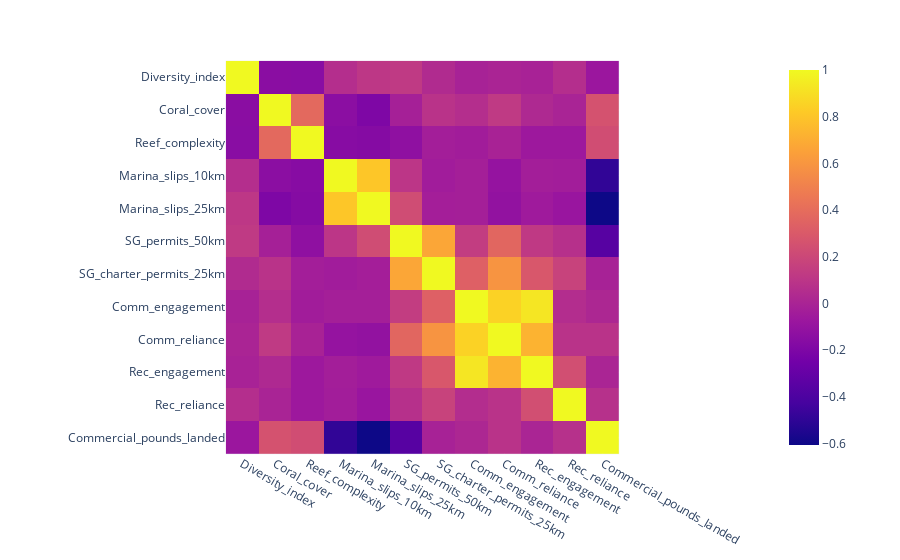

Here is the notebook cell this chart was saved with:
### Markdown cell above
The correlation matrix above shows that:
- the diversity index seems to be influence more by marina_slips_25km and sg_permit_50km (positive correlation) compared to the other features.
-

### Code cell
px.imshow(species.loc[:,['Diversity_index','Coral_cover','Reef_complexity','Marina_slips_10km', 'Marina_slips_25km', 'SG_permits_50km', 'SG_charter_permits_25km','Comm_engagement', 'Comm_reliance', 'Rec_engagement', 'Rec_reliance','Commercial_pounds_landed']].corr())

### Figure 1 — Plotly figure (JSON) as saved in the notebook; plotly's stock layout.template omitted (floating-point values rounded to 4 significant figures; data arrays with more than 128 entries replaced by an {"elided": "..."} marker saying what was removed)
{"data": [{"coloraxis": "coloraxis", "hovertemplate": "x: %{x}<br>y: %{y}<br>color: %{z}<extra></extra>", "name": "0", "type": "heatmap", "x": ["Diversity_index", "Coral_cover", "Reef_complexity", "Marina_slips_10km", "Marina_slips_25km", "SG_permits_50km", "SG_charter_permits_25km", "Comm_engagement", "Comm_reliance", "Rec_engagement", "Rec_reliance", "Commercial_pounds_landed"], "xaxis": "x", "y": ["Diversity_index", "Coral_cover", "Reef_complexity", "Marina_slips_10km", "Marina_slips_25km", "SG_permits_50km", "SG_charter_permits_25km", "Comm_engagement", "Comm_reliance", "Rec_engagement", "Rec_reliance", "Commercial_pounds_landed"], "yaxis": "y", "z": {"elided": "12x12 float values"}}], "layout": {"coloraxis": {"colorscale": [[0, "#0d0887"], [0.1111, "#46039f"], [0.2222, "#7201a8"], [0.3333, "#9c179e"], [0.4444, "#bd3786"], [0.5556, "#d8576b"], [0.6667, "#ed7953"], [0.7778, "#fb9f3a"], [0.8889, "#fdca26"], [1, "#f0f921"]]}, "margin": {"t": 60}, "xaxis": {"anchor": "y", "constrain": "domain", "domain": [0, 1], "scaleanchor": "y"}, "yaxis": {"anchor": "x", "autorange": "reversed", "constrain": "domain", "domain": [0, 1]}}}
